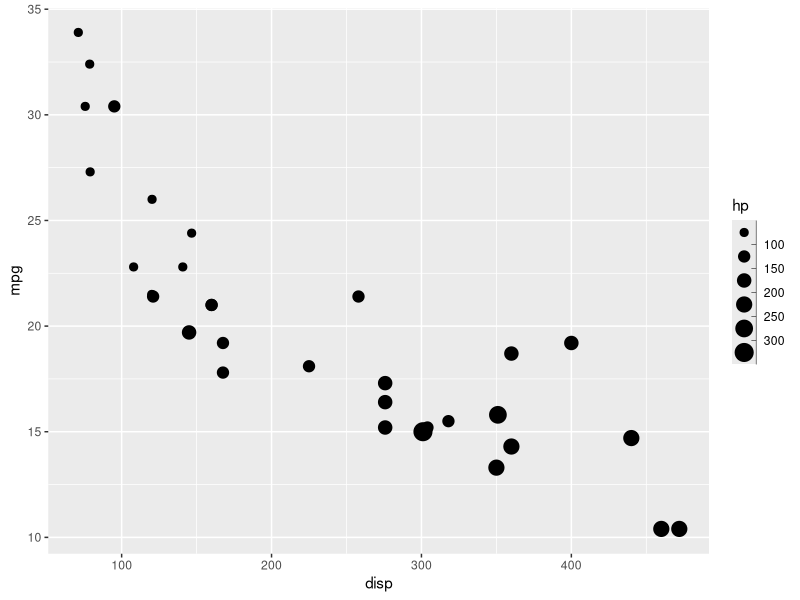
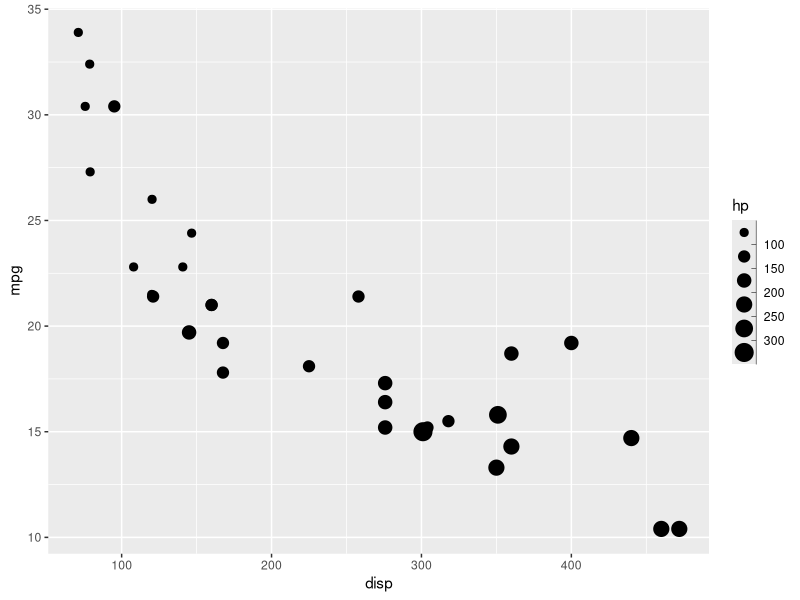
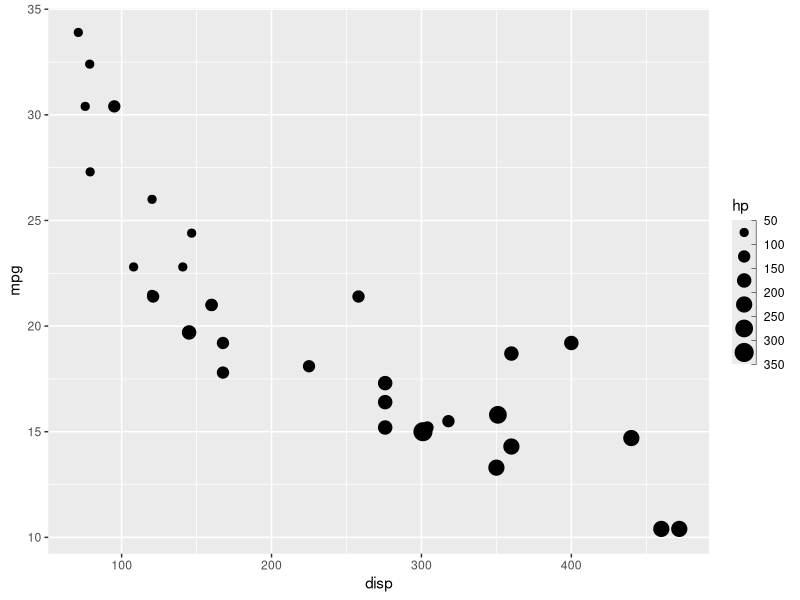
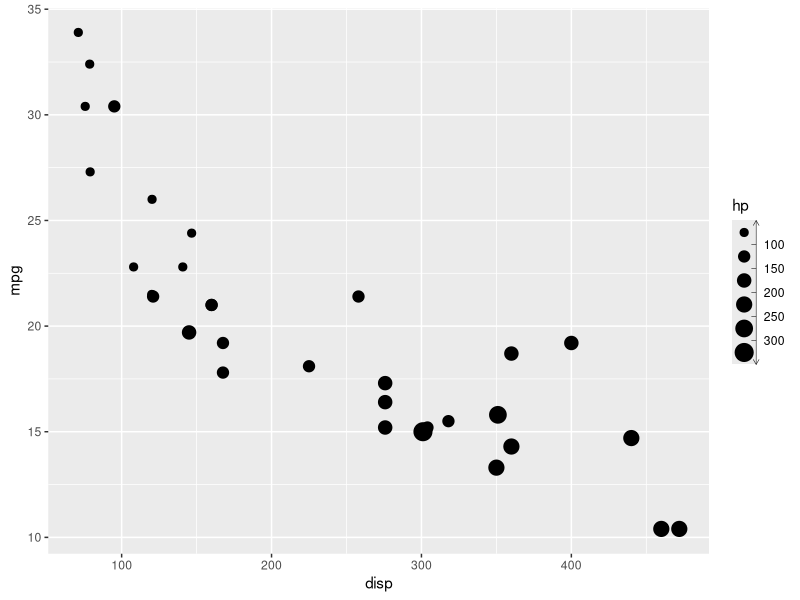
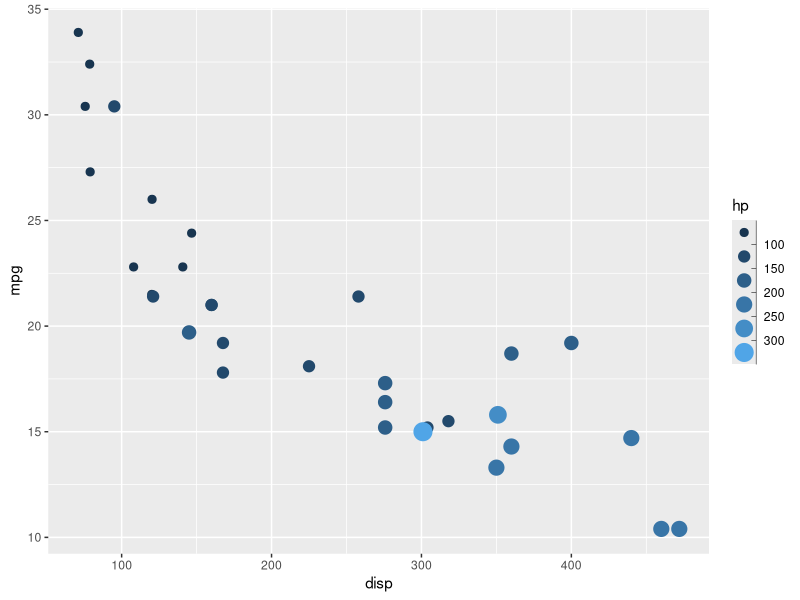

The R script that drew these images, in order:
library(ggplot2)


### Name: guide_bins
### Title: A binned version of guide_legend
### Aliases: guide_bins

### ** Examples

p <- ggplot(mtcars) +
  geom_point(aes(disp, mpg, size = hp)) +
  scale_size_binned()

# Standard look
p

# Remove the axis or style it
p + guides(size = guide_bins(axis = FALSE))

p + guides(size = guide_bins(show.limits = TRUE))

p + guides(size = guide_bins(
  axis.arrow = arrow(length = unit(1.5, 'mm'), ends = 'both')
))

# Guides are merged together if possible
ggplot(mtcars) +
  geom_point(aes(disp, mpg, size = hp, colour = hp)) +
  scale_size_binned() +
  scale_colour_binned(guide = "bins")




